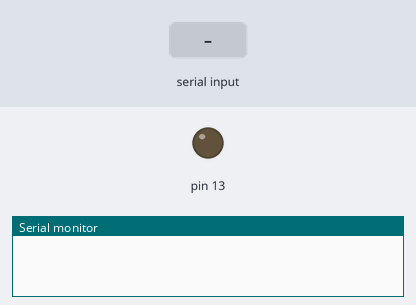
This sketch was run on a simulated Arduino Uno, built with avr-gcc and run on an emulated ATmega328P. On the bench: output pins drawn as LEDs (lit = HIGH), the last lines printed to the serial monitor. The inputs (shaded band) are chosen by the test bench.

Above: at 1.2 s.
1.3 s: "1" received over Serial
At 1.8 s:
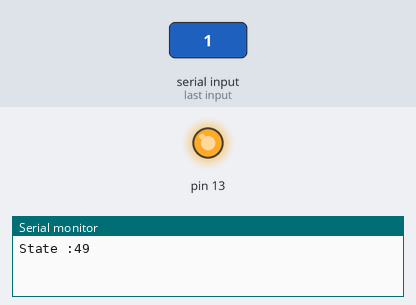
2.8 s: "0" received over Serial
At 4.2 s:
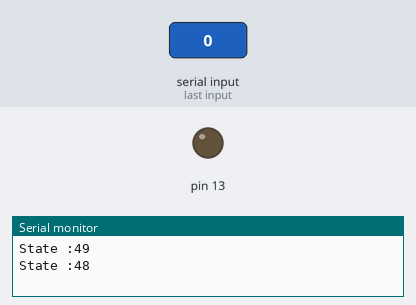
Timing chart, 0 to 5.8 s (numbered marks = the images above; inputs shaded):
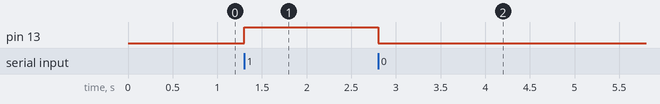

Measured:
- after the input at 1.3 s, pin 13: LOW → HIGH at once
- after the input at 2.8 s, pin 13: HIGH → LOW at once

The sketch:

Bluetooth.ino
```cpp
void setup() {
  // put your setup code here, to run once:
  Serial.begin(115200);//baud rate is important for serial transmission via bluetooth
  pinMode(13, OUTPUT);

}

void loop() {
  // put your main code here, to run repeatedly:
   if(Serial.available() > 0)
   {
    int state = Serial.read();
    Serial.print("State :");
    Serial.println(state);

    if (state =='0')
       digitalWrite(13, LOW);
    else if(state == '1')
       digitalWrite(13, HIGH);

   }
}
```
